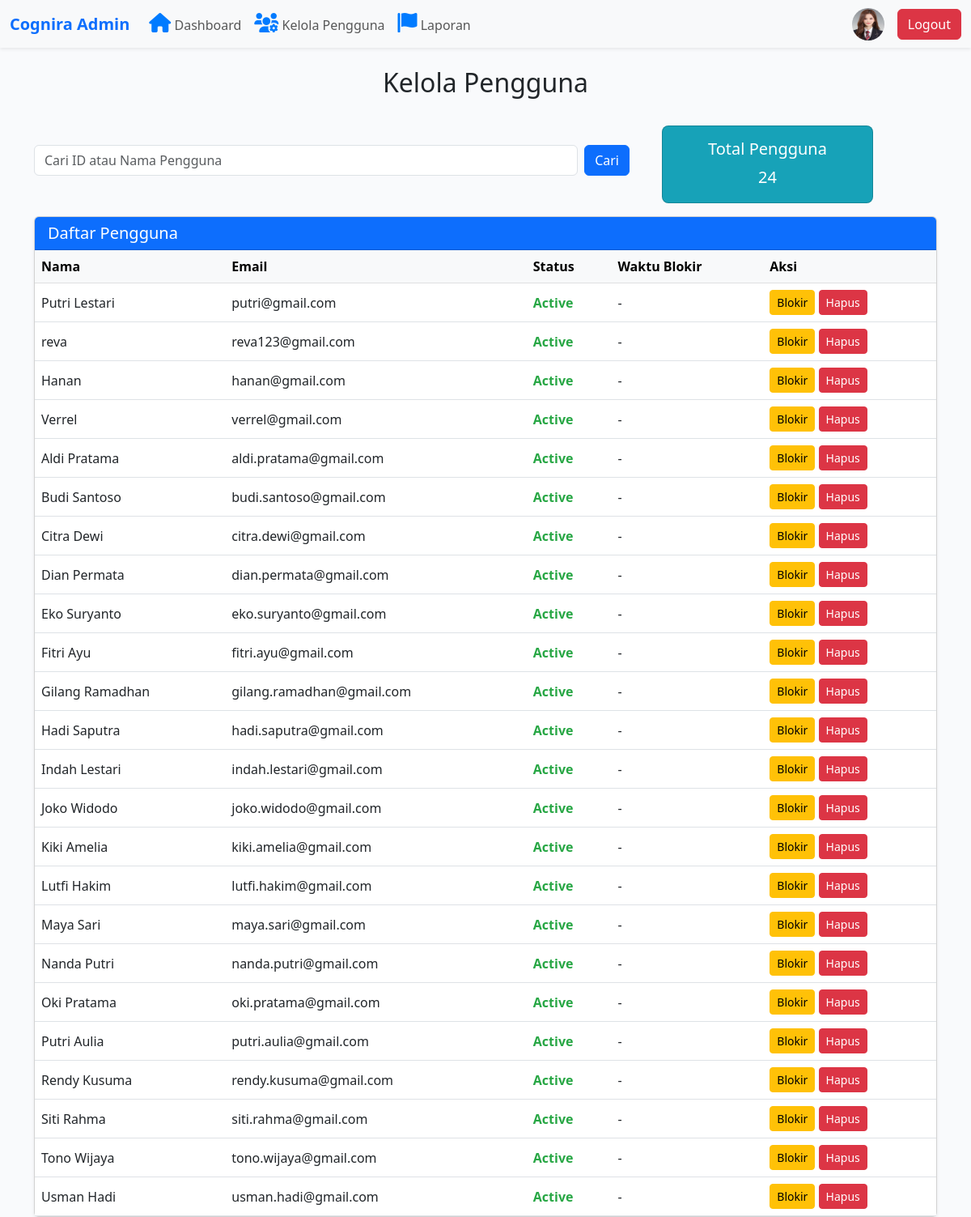
Screenshot of /admin/kelola-pengguna.php (signed in) with the database file from the repository.
### tables this page shows
CREATE TABLE `admin_moderator` (
  `pengguna_id` varchar(11) NOT NULL,
  `nama` varchar(50) NOT NULL,
  `email` varchar(100) NOT NULL,
  `kata_sandi` varchar(255) NOT NULL,
  `foto` varchar(50) DEFAULT NULL,
  `peran` enum('Admin','Moderator') NOT NULL,
  `created_at` datetime NOT NULL
);

CREATE TABLE `pengguna_cognira` (
  `pengguna_id` varchar(11) NOT NULL,
  `nama_pengguna` varchar(50) NOT NULL,
  `email` varchar(100) NOT NULL,
  `kata_sandi` varchar(255) NOT NULL,
  `foto` varchar(50) DEFAULT NULL,
  `created_at` datetime NOT NULL,
  `statusblock` tinyint(1) NOT NULL DEFAULT 0,
  `blokir_hingga` datetime DEFAULT NULL
);

### admin/kelola-pengguna.php (the view, shortened to what this page needs)
<?php
require_once "../config.php";
require_once "../template/navbar-admin.php";
$search = isset($_GET['search']) ? trim($_GET['search']) : '';
$query = "SELECT * FROM pengguna_cognira";
$result = $koneksi->query($query);
$total_pengguna = $koneksi->query("SELECT COUNT(*) as total FROM pengguna_cognira")->fetch_assoc()['total'];
?>
<!DOCTYPE html>
<html lang="en">
<head>
    <link href="https://cdn.jsdelivr.net/npm/bootstrap@5.3.0-alpha1/dist/css/bootstrap.min.css" rel="stylesheet">
</head>
<body>
    <div class="container mt-4">
        <h2 class="text-center mb-4">Kelola Pengguna</h2>
        <div class="row align-items-center gap-3 mb-3">
            <div class="col-md-8">
                <form method="GET" class="d-flex">
                    <input type="text" name="search" class="form-control me-2" placeholder="Cari ID atau Nama Pengguna" value="<?= htmlspecialchars($search) ?>">
                    <button type="submit" class="btn btn-primary">Cari</button>
                </form>
            </div>
            <div class="col-md-3">
                <div class="card text-center card-summary">
                    <div class="card-body">
                        <h5 class="card-title">Total Pengguna</h5>
                        <p class="card-text fs-5"><?= $total_pengguna ?></p>
                    </div>
                </div>
            </div>
        </div>
        <div class="card shadow-sm">
            <div class="card-header bg-primary text-white">
                <h5 class="mb-0">Daftar Pengguna</h5>
            </div>
            <div class="card-body p-0">
                <table class="table table-hover mb-0">
                    <thead class="table-light">
                        <tr>
                            <th>Nama</th>
                            <th>Email</th>
                            <th>Status</th>
                            <th>Waktu Blokir</th>
                            <th>Aksi</th>
                        </tr>
                    </thead>
                    <tbody>
                        <?php while ($user = $result->fetch_assoc()): ?>
                            <tr>
                                <td><?= htmlspecialchars($user['nama_pengguna']) ?></td>
                                <td><?= htmlspecialchars($user['email']) ?></td>
                                <td>
                                    <?= $user['statusblock'] == 0 ? '<span class="status-active">Active</span>' : '<span class="status-blocked">Blocked</span>' ?>
                                </td>
                                <td>
                                    <?php if ($user['statusblock'] == 1 && !empty($user['blokir_hingga'])): ?>
                                        <?php
                                            $waktu_sekarang = new DateTime();
                                            $waktu_blokir = new DateTime($user['blokir_hingga']);
                                            $interval = $waktu_sekarang->diff($waktu_blokir);
                                        ?>
                                        <span class="countdown">
                                            <?= $interval->format('%a hari tersisa (Berakhir pada %d-%m-%Y)') ?>
                                        </span>
                                    <?php else: ?>
                                        -
                                    <?php endif; ?>
                                </td>
                                <td>
                                    <?php if ($user['statusblock'] == 0): ?>
                                        <form method="POST" action="../actions/block-user.php" class="d-inline">
                                            <button type="submit" class="btn btn-warning btn-sm">Blokir</button>
                                        </form>
                                    <?php endif; ?>
                                    <form method="POST" action="../actions/delete-user.php" class="d-inline" onsubmit="return confirm('Apakah Anda yakin ingin menghapus pengguna ini?');">
                                        <button type="submit" class="btn btn-danger btn-sm">Hapus</button>
                                    </form>
                                </td>
                            </tr>
                        <?php endwhile; ?>
                    </tbody>
                </table>
            </div>
        </div>
    </div>
</body>
</html>

### template/navbar-admin.php (shortened to what this page needs)
<?php
require_once "../config.php";
$pengguna_id = $_SESSION['ssLogin'];
$query = $koneksi->prepare("SELECT foto FROM admin_moderator WHERE pengguna_id = ?");
$query->bind_param('s', $pengguna_id);
$query->execute();
$result = $query->get_result();
$admin = $result->fetch_assoc();
$foto_profil = (!empty($admin['foto']) && file_exists("../asset/uploads/" . $admin['foto']))
    ? "../asset/uploads/" . htmlspecialchars($admin['foto'])
    : "../asset/uploads/default.png";
?>
<!DOCTYPE html>
<html lang="id">
<head>
    <link rel="stylesheet" href="https://cdn.jsdelivr.net/npm/bootstrap@5.3.0/dist/css/bootstrap.min.css">
    <link rel="stylesheet" href="https://cdnjs.cloudflare.com/ajax/libs/font-awesome/6.0.0/css/all.min.css">
</head>
<body>
    <nav class="navbar navbar-expand-lg navbar-light bg-light shadow-sm">
        <div class="container-fluid">
            <a class="navbar-brand fw-bold text-primary" href="../admin/dashboard-admin.php">Cognira Admin</a>
            <ul class="navbar-nav me-auto mb-2 mb-lg-0">
                <li class="nav-item">
                    <a class="nav-link" href="../admin/dashboard-admin.php">
                        <i class="fa-solid fa-house" style="color: #007bff; font-size: 1.5rem; transition: color 0.3s ease;"
                        onmouseover="this.style.color='#FCC737'"
                        onmouseout="this.style.color='#007bff'"></i> Dashboard
                    </a>
                </li>
                <li class="nav-item">
                    <a class="nav-link" href="../admin/kelola-pengguna.php">
                        <i class="fas fa-users-cog" style="color: #007bff; font-size: 1.5rem; transition: color 0.3s ease;"
                        onmouseover="this.style.color='#FCC737'"
                        onmouseout="this.style.color='#007bff'"></i> Kelola Pengguna
                    </a>
                </li>
                <li class="nav-item">
                    <a class="nav-link" href="../admin/laporan-admin.php">
                        <i class="fas fa-flag" style="color: #007bff; font-size: 1.5rem; transition: color 0.3s ease;"
                        onmouseover="this.style.color='#FCC737'"
                        onmouseout="this.style.color='#007bff'"></i> Laporan
                    </a>
                </li>
            </ul>
            <div class="d-flex align-items-center">
                <a href="../admin/profile-admin.php">
                    <img src="<?php echo $foto_profil; ?>" alt="Foto Admin" class="rounded-circle me-3" width="40" height="40">
                </a>
                <a href="../auth/logout.php" class="btn btn-danger" onclick="return confirmLogout();">Logout</a>
            </div>
        </div>
    </nav>
</body>
</html>

### admin/kelola-pengguna.php (style rules this page uses)
body { background-color: #f9fafc; }
.status-active { color: #28a745; font-weight: bold; }
.card-summary { margin-top: 10px; background: #17a2b8; color: white; border-radius: 8px; }
.table th, .table td { vertical-align: middle; }

### rows the page displays
admin_moderator: foto (picture)
pengguna_cognira: nama_pengguna "Putri Lestari", email "putri@gmail.com", statusblock "Active"
pengguna_cognira: nama_pengguna "reva", email "reva123@gmail.com", statusblock "Active"
pengguna_cognira: nama_pengguna "Hanan", email "hanan@gmail.com", statusblock "Active"
pengguna_cognira: nama_pengguna "Verrel", email "verrel@gmail.com", statusblock "Active"
pengguna_cognira: nama_pengguna "Aldi Pratama", email "aldi.pratama@gmail.com", statusblock "Active"
pengguna_cognira: nama_pengguna "Budi Santoso", email "budi.santoso@gmail.com", statusblock "Active"
pengguna_cognira: nama_pengguna "Citra Dewi", email "citra.dewi@gmail.com", statusblock "Active"
pengguna_cognira: nama_pengguna "Dian Permata", email "dian.permata@gmail.com", statusblock "Active"
pengguna_cognira: nama_pengguna "Eko Suryanto", email "eko.suryanto@gmail.com", statusblock "Active"
pengguna_cognira: nama_pengguna "Fitri Ayu", email "fitri.ayu@gmail.com", statusblock "Active"
pengguna_cognira: nama_pengguna "Gilang Ramadhan", email "gilang.ramadhan@gmail.com", statusblock "Active"
pengguna_cognira: nama_pengguna "Hadi Saputra", email "hadi.saputra@gmail.com", statusblock "Active"
pengguna_cognira: nama_pengguna "Indah Lestari", email "indah.lestari@gmail.com", statusblock "Active"
pengguna_cognira: nama_pengguna "Joko Widodo", email "joko.widodo@gmail.com", statusblock "Active"
pengguna_cognira: nama_pengguna "Kiki Amelia", email "kiki.amelia@gmail.com", statusblock "Active"
pengguna_cognira: nama_pengguna "Lutfi Hakim", email "lutfi.hakim@gmail.com", statusblock "Active"
pengguna_cognira: nama_pengguna "Maya Sari", email "maya.sari@gmail.com", statusblock "Active"
pengguna_cognira: nama_pengguna "Nanda Putri", email "nanda.putri@gmail.com", statusblock "Active"
pengguna_cognira: nama_pengguna "Oki Pratama", email "oki.pratama@gmail.com", statusblock "Active"
pengguna_cognira: nama_pengguna "Putri Aulia", email "putri.aulia@gmail.com", statusblock "Active"
pengguna_cognira: nama_pengguna "Rendy Kusuma", email "rendy.kusuma@gmail.com", statusblock "Active"
pengguna_cognira: nama_pengguna "Siti Rahma", email "siti.rahma@gmail.com", statusblock "Active"
pengguna_cognira: nama_pengguna "Tono Wijaya", email "tono.wijaya@gmail.com", statusblock "Active"
pengguna_cognira: nama_pengguna "Usman Hadi", email "usman.hadi@gmail.com", statusblock "Active"

### other values shown
$total_pengguna "24"
